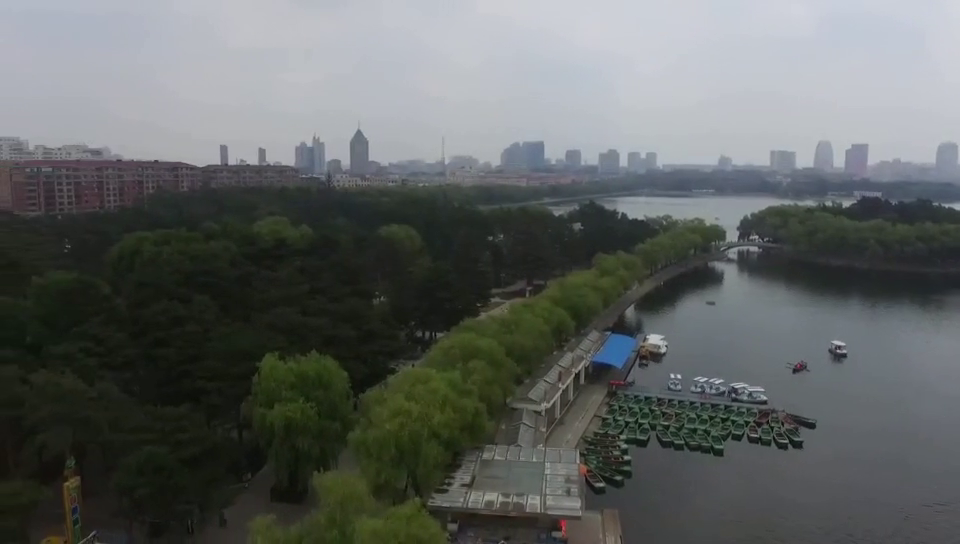
#> input picture frame 62 of 资料/test.mp4, 960 x 544 px, given in place of 2021-7-28 15.56拍摄的影片 #2.mov, which was not available
$ jupyter execute 2.camshift.ipynb
#> lines starting #> are read from the running program, lines starting #| are printed output that depends on the picture; pictures that were not available may be replaced by others from this repository, and a replacement may not be noted
[cell 1]
import cv2 as cv
import matplotlib.pyplot as plt
import imutils
import numpy as np
#获取视频
cap=cv.VideoCapture('/Users/lixuecheng/Desktop/2021-7-28 15.56拍摄的影片 #2.mov')

[cell 2]
#首先读取视频的一帧，确定要选择的区域进行识别
ret,frame=cap.read()
#> frame is the input picture: shape (544, 960, 3); mean B, G, R 97.8, 99.5, 95.6
#选择一个区域
r,h,c,w=400,200,600,300
#将窗口的区域赋值给window
window=(c,r,h,w)

[cell 3]
#ROI,确定我们的ROI区域
roi=frame[r:r+h,c:c+w]
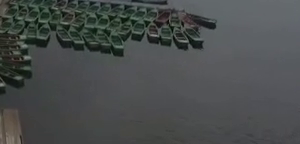
#> roi: shape (144, 300, 3); mean B, G, R 75.9, 76.3, 72.8

[cell 4]
#将ROI区域转换成HSV格式
hsv_roi=cv.cvtColor(roi,cv.COLOR_BGR2HSV)
#> hsv_roi: shape (144, 300, 3); mean H, S, V 87.5, 23.2, 78.3
#计算直方图
'''
cv2.calcHist(images, channels, mask, histSize, ranges)
 channels 代表色彩通道
 mask一般设置为none
 histSize:使用多少个bin(柱子)，一般为256
 ranges:像素值的范围，一般为[0,255]表示0~255
'''
roi_hist=cv.calcHist(hsv_roi,[0],None,[180],[0,180])
#> roi_hist = 180 values, max 96 at index 100, min 0 at index 0, mean 5

[cell 5]
#开始目标追踪
#设置终止条件，最大迭代次数为10，阈值为1
term=(cv.TERM_CRITERIA_EPS|cv.TERM_CRITERIA_COUNT,10,1)

[cell 6]
while (True):
    #读取每一帧
    ret,frame=cap.read()
    if ret==True:
        #计算直方图的反射投影
        hsv=cv.cvtColor(frame,cv.COLOR_BGR2HSV)
#> hsv: shape (544, 960, 3); mean H, S, V 78.7, 44, 102.8
        '''
        calcBackProject(images, channels, hist, ranges, scale)

        images参数表示输入图像（是HSV图像）。传入时应该用中括号[ ]括起来。
        channels参数表示用于计算反向投影的通道列表，通道数必须与直方图维度相匹配。
        hist参数表示输入的模板图像直方图。
        ranges参数表示直方图中每个维度bin的取值范围 （即每个维度有多少个bin）。
        scale参数表示可选输出反向投影的比例因子，一般取1。
        '''
        dst=cv.calcBackProject([hsv],[0],roi_hist,[0,180],1)
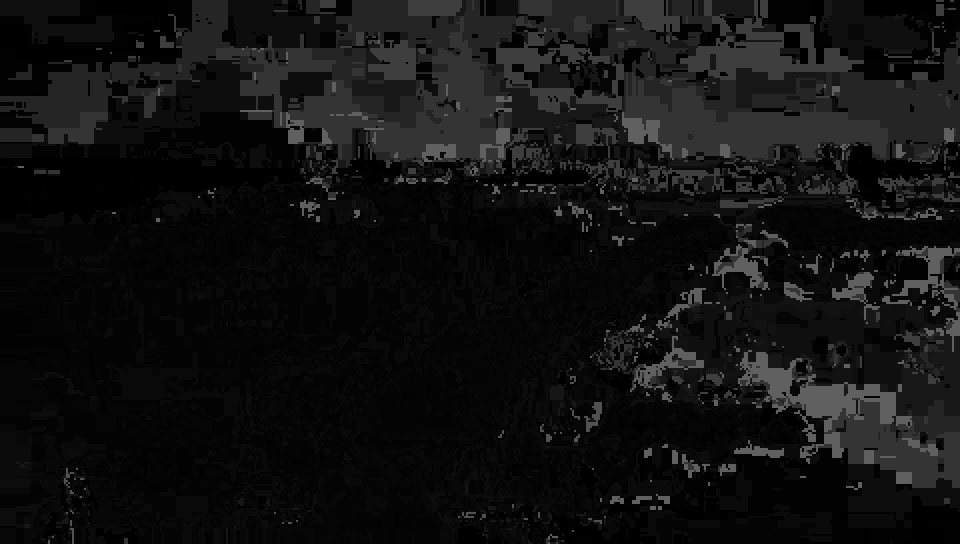
#> dst: shape (544, 960); min 0, max 96, mean 17.4
        ret,trackwindow=cv.CamShift(dst,window,term)
#> ret = ((843, 408.5), (151.6, 243.8), 104.5); trackwindow = (726, 334, 234, 149)


        pts=cv.boxPoints(ret)
#> pts = [[744.1, 304.5], [980, 365.7], [941.9, 512.5], [706, 451.3]]
        pts=np.int0(pts)
#> pts = [[744, 304], [980, 365], [941, 512], [705, 451]]
        img2=cv.polylines(frame,[pts],True,(0,255,255),2)
        cv.imshow("frame",img2)
        if cv.waitKey(40)&0xFF==27:
#> (key Esc is pressed here)
            break
cap.release()
cv.destroyAllWindows()

$ run again, starting later in the video
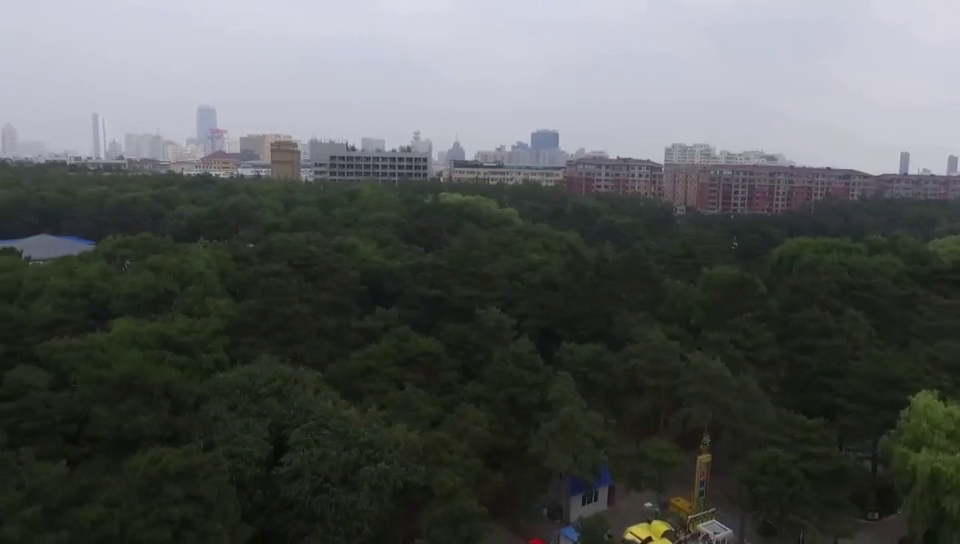
#> input picture frame 279 of 资料/test.mp4, 960 x 544 px, given in place of 2021-7-28 15.56拍摄的影片 #2.mov, which was not available
#> frame is the input picture: shape (544, 960, 3); mean B, G, R 86.5, 88.2, 85.2
#> `roi=frame[r:r+h,c:c+w]`:
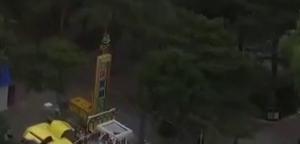
#> roi: shape (144, 300, 3); mean B, G, R 30.6, 39.3, 39.2
#> hsv_roi: shape (144, 300, 3); mean H, S, V 37.7, 64.2, 41.1
#> roi_hist = 180 values, max 119 at index 41, min 0 at index 0, mean 5
#> hsv: shape (544, 960, 3); mean H, S, V 71.7, 50.9, 92.8
#> `dst=cv.calcBackProject([hsv],[0],roi_hist,[0,180],1)`:
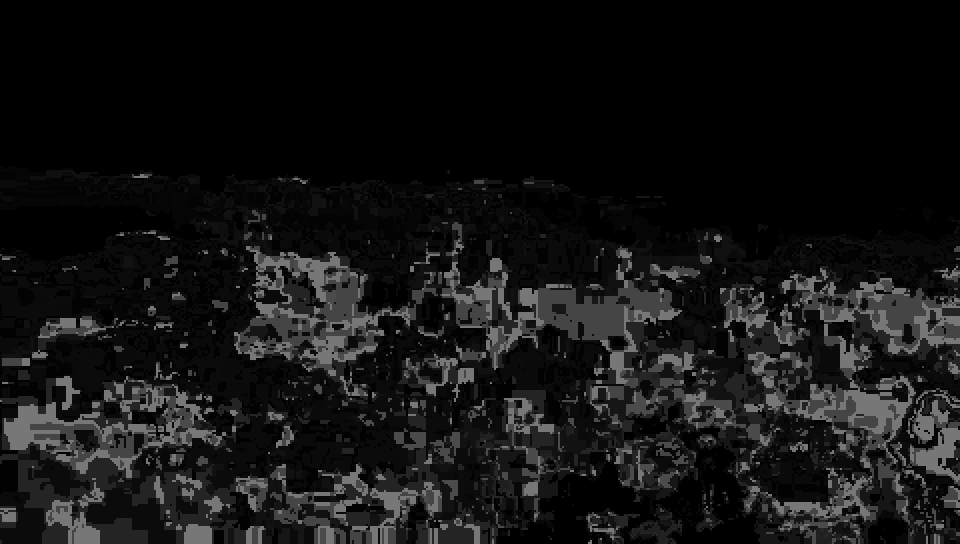
#> dst: shape (544, 960); min 0, max 119, mean 19.7
#> ret = ((693, 369.5), (179.6, 263), 95.78); trackwindow = (561, 279, 264, 181)
#> `pts=cv.boxPoints(ret)`: pts = [[571.2, 266.9], [832.9, 293.4], [814.8, 472.1], [553.1, 445.6]]
#> `pts=np.int0(pts)`: pts = [[571, 266], [832, 293], [814, 472], [553, 445]]

$ run again, starting later in the video
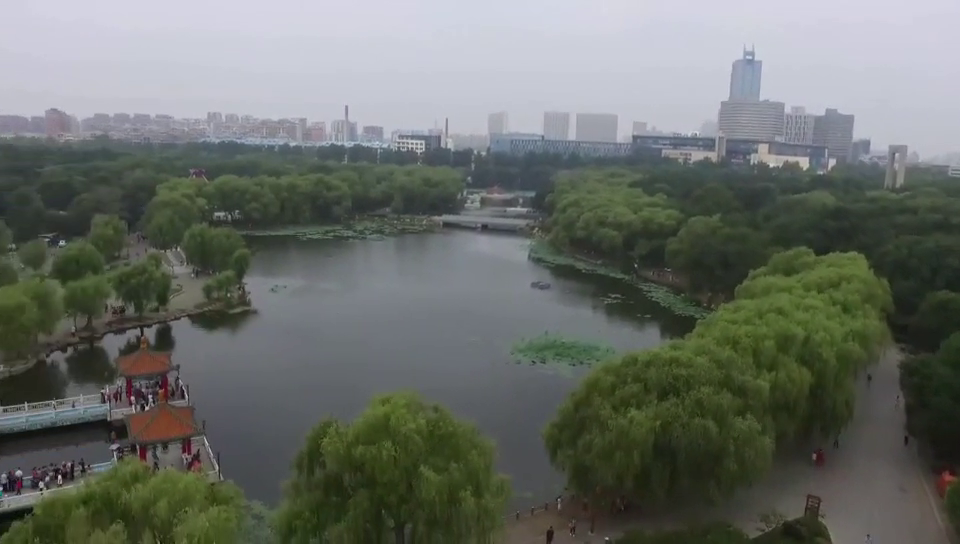
#> input picture frame 497 of 资料/test.mp4, 960 x 544 px, given in place of 2021-7-28 15.56拍摄的影片 #2.mov, which was not available
#> frame is the input picture: shape (544, 960, 3); mean B, G, R 103.7, 109.7, 104.9
#> `roi=frame[r:r+h,c:c+w]`:
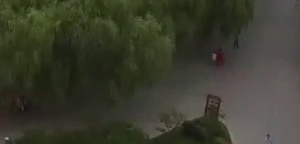
#> roi: shape (144, 300, 3); mean B, G, R 45.5, 60.2, 58.3
#> hsv_roi: shape (144, 300, 3); mean H, S, V 31.4, 76.1, 61.7
#> roi_hist = 180 values, max 106 at index 39, min 0 at index 0, mean 4.99
#> hsv: shape (544, 960, 3); mean H, S, V 75.2, 49.8, 114.6
#> `dst=cv.calcBackProject([hsv],[0],roi_hist,[0,180],1)`:
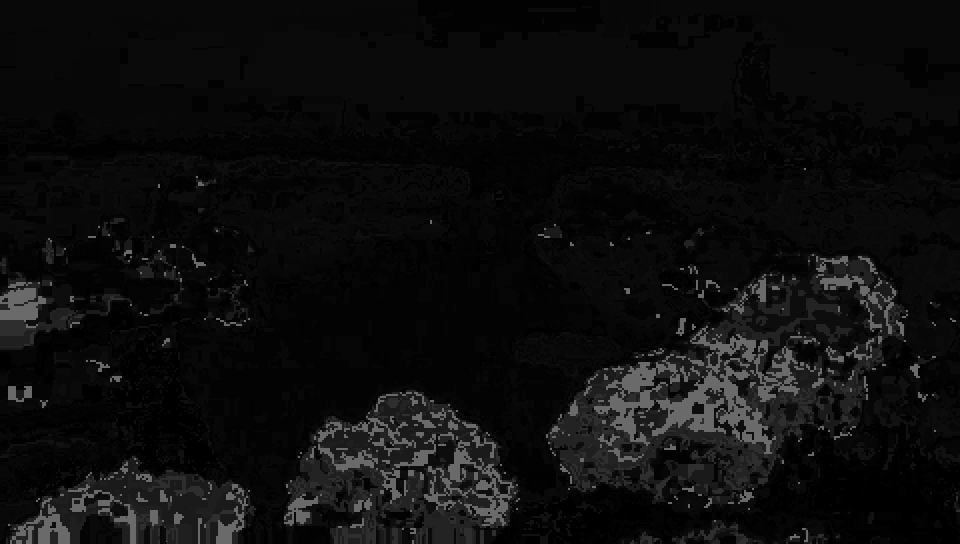
#> dst: shape (544, 960); min 0, max 106, mean 13.5
#> ret = ((700.5, 399), (148, 239.1), 77.14); trackwindow = (583, 326, 235, 146)
#> `pts=cv.boxPoints(ret)`: pts = [[567.5, 353.5], [800.6, 300.2], [833.5, 444.5], [600.4, 497.8]]
#> `pts=np.int0(pts)`: pts = [[567, 353], [800, 300], [833, 444], [600, 497]]
